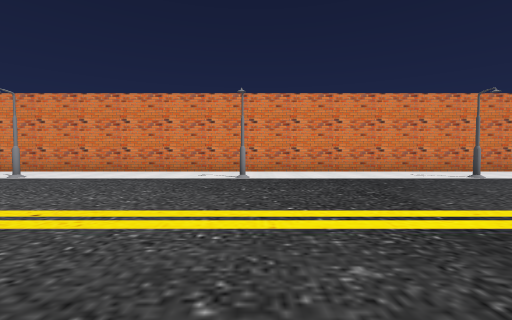
View 1 (above)

18 first-person views from a walk through a scene from a Unity 3-D project. The camera is 1.2 m above the floor, tilts 2° down and sees 90° across. Doors are open. The floor is counted in squares, 2 m on a side. Each view is taken from the middle of a square. On the plan, view 1 faces up. The plan holds only what a view shows up to about 9 squares ahead; the rest is blank. The place goes on beyond the plan.

View 2
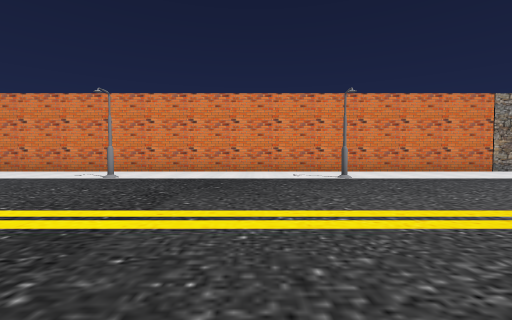

View 3
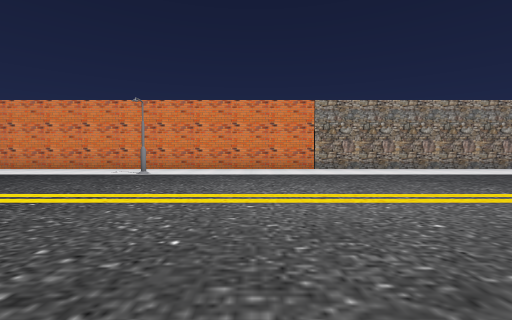

View 4
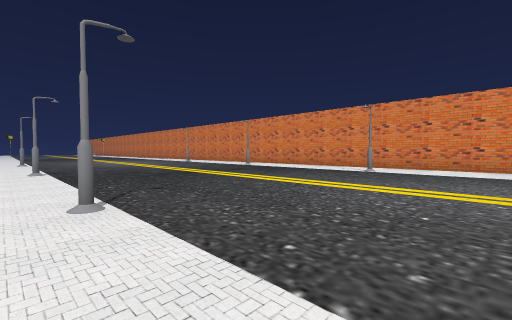

View 5
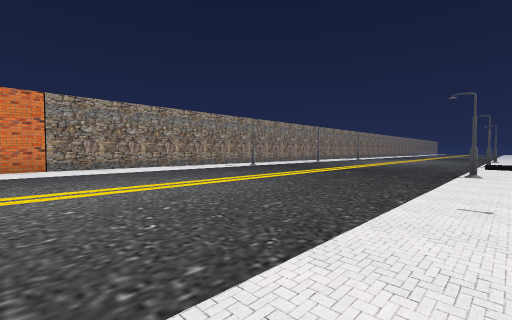

View 6
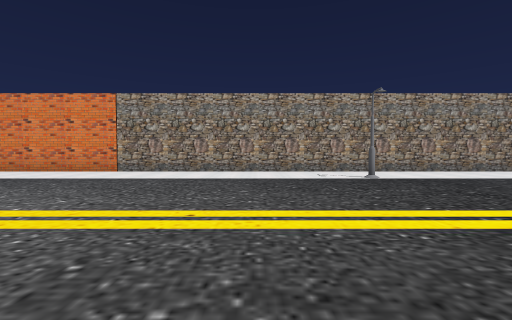

View 7
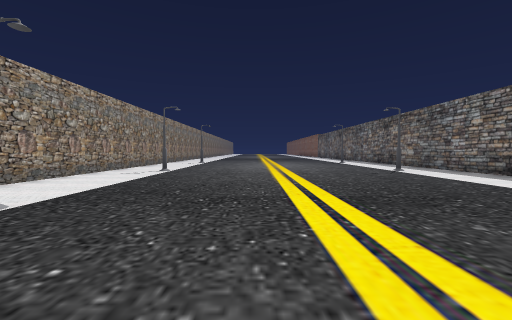

View 8
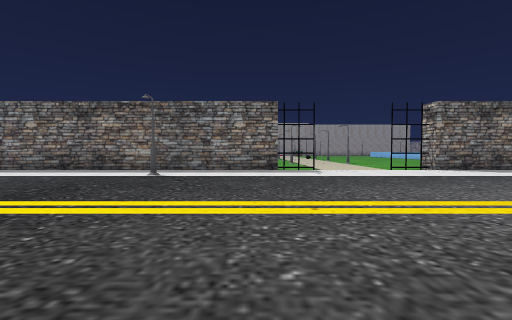

View 9
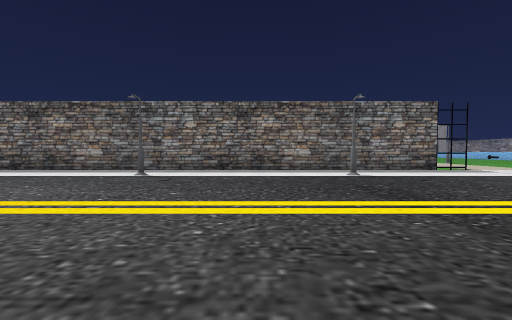

View 10
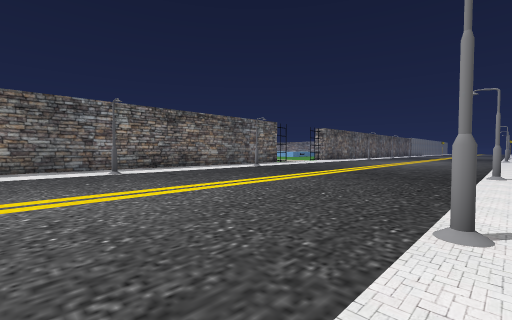

View 11
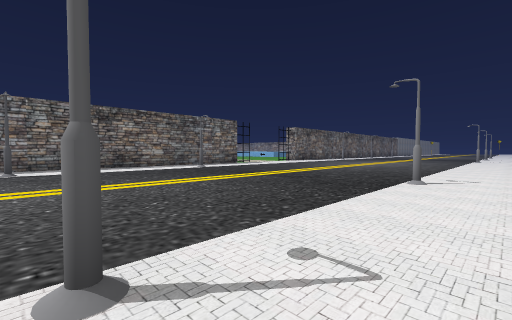

View 12
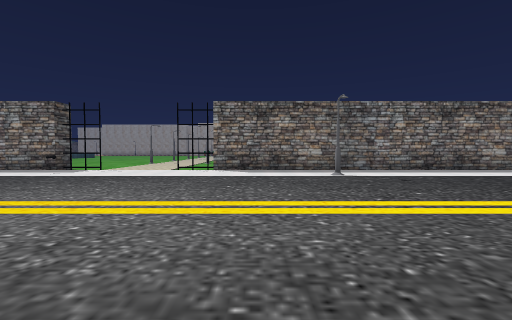

View 13
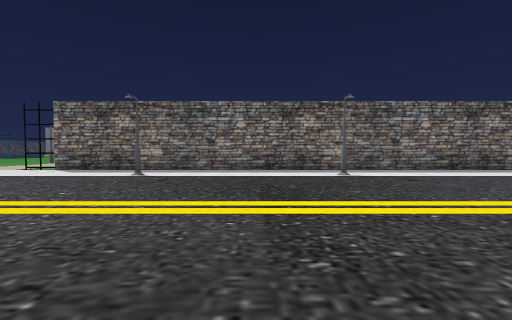

View 14
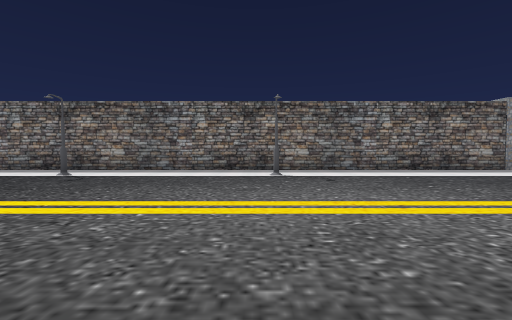

View 15
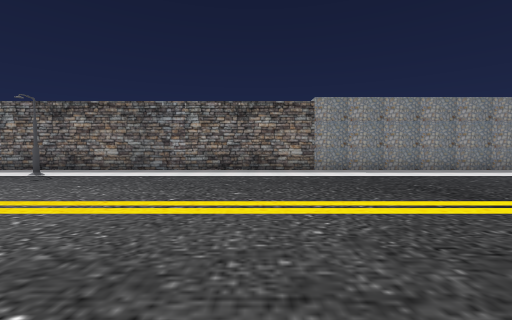

View 16
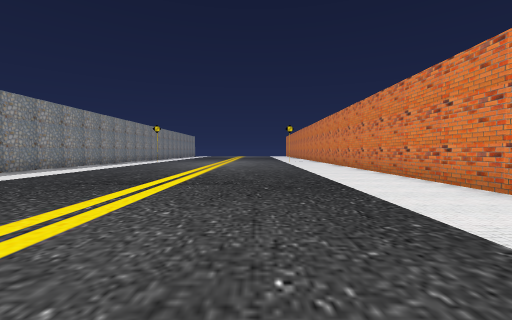

View 17
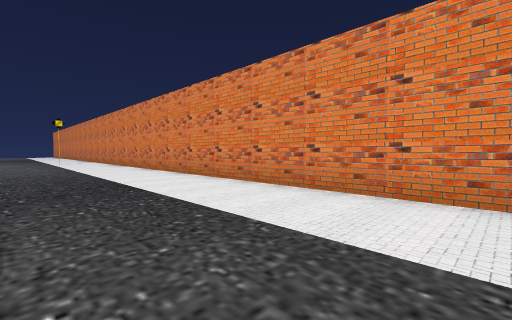

View 18
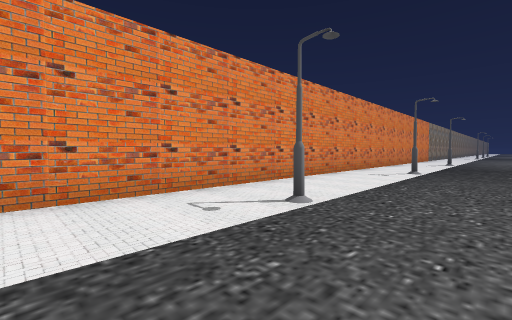

### Floor plan
Key: @ floor where view 1 was taken; # wall or solid block; . floor; = window, fence, low wall or low ledge.
Columns run from 18 left of view 1 to 24 right of it. Each row starts with its distance up from view 1.
  8 ##########################################
  7 ..........................................
  6 .............#....#....#...........#....#..
  5 ...........................................
  4 ...........................................
  3 .......... ................................
  2 ...........................................
  1 ...........................................
  0 ..................@........................
 -1 ............#.....#....#...........#....#..
 -2 ...............................=...........
 -3 ############################...############
 -4                            .....

Positions as (right, up) in squares from view 1, and headings:
1: (0, 0), facing up
2: (3, 0), facing up
3: (8, -1), facing up
4: (8, -2), facing up-left
5: (9, -2), facing up-right
6: (14, 0), facing up
7: (14, 3), facing right
8: (14, 5), facing down
9: (19, 5), facing down
10: (24, 6), facing down-left
11: (22, 7), facing down-left
12: (7, 5), facing down
13: (2, 5), facing down
14: (-5, 5), facing down
15: (-11, 5), facing down
16: (-9, 4), facing left
17: (-9, 4), facing up-left
18: (-8, 4), facing up-right
